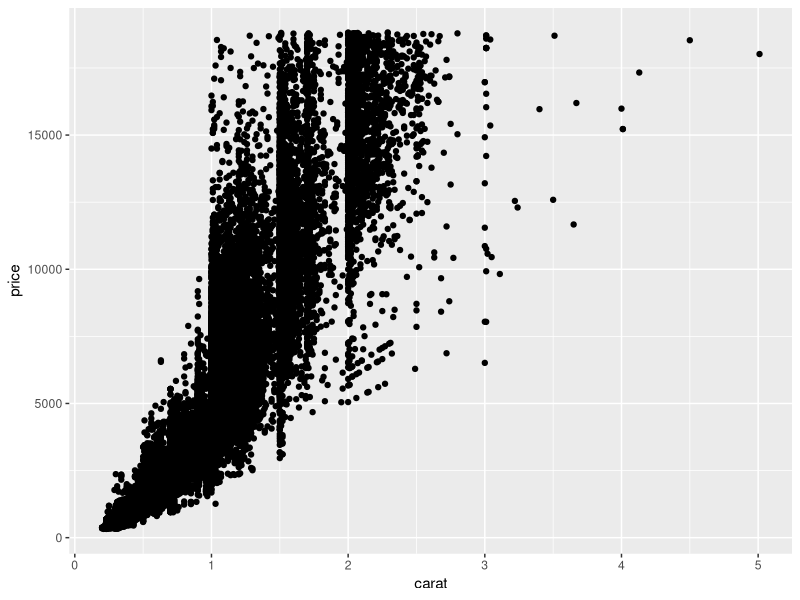
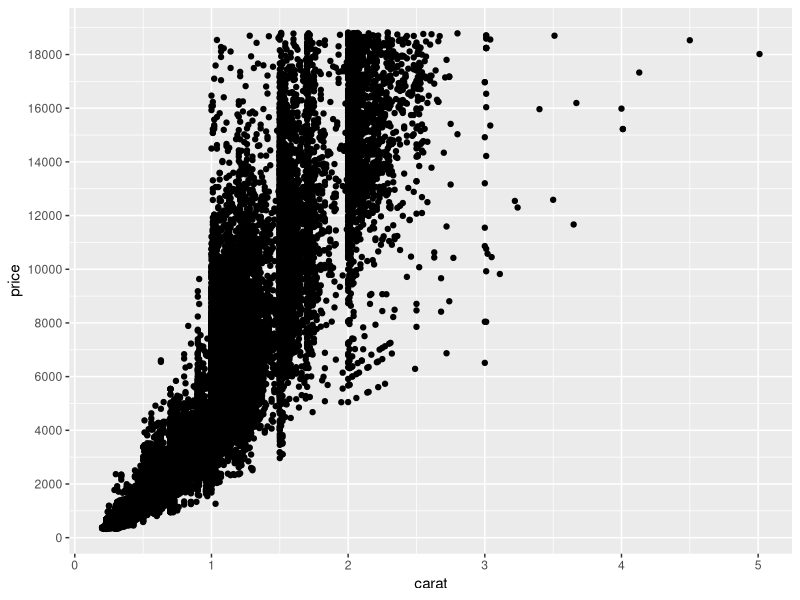

The R source for these figures, in order: (Note: this script raises an error after producing the figures.)
## ---- chunk 1
#| echo: false
#| message: false
#| warning: false

library(tidyverse)
## ---- chunk 2
ggplot(data = diamonds, mapping = aes(carat, price)) + 
  geom_point()
## ---- chunk 3
ggplot(data = diamonds, mapping = aes(carat, price)) + 
  geom_point() + 
  scale_y_continuous(breaks = seq(0, 20000, 2000))
## ---- chunk 4
ggplot(data = diamonds, mapping = aes(carat, price)) + 
  geom_point() + 
  scale_y_continous(breaks = seq(0, 20000, 2000), 
                    limits = c(0, 10000))
